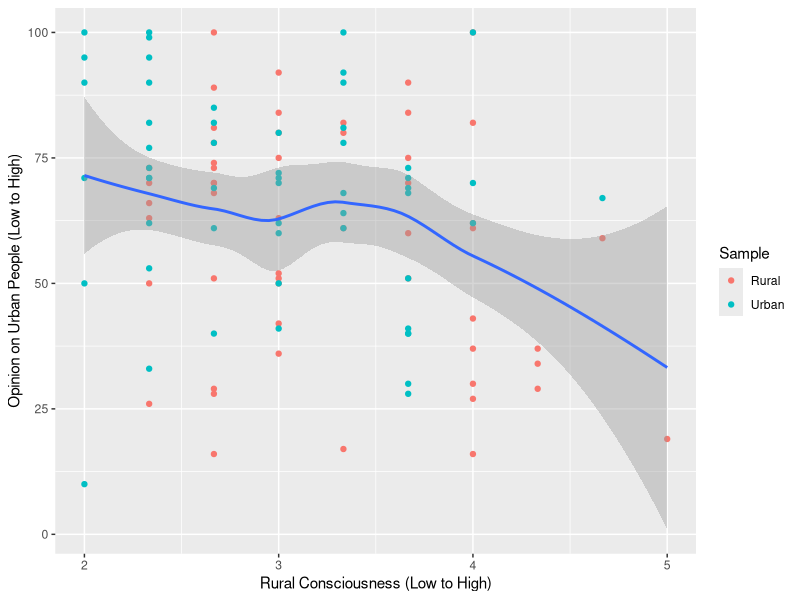

Write R code to recreate this figure.
## ---- chunk 1
library(tidyverse)
phase1 <- read_csv("data/Phase1Data.csv")
phase1 |>
  filter(Exclusions == "No")
milestone3 <- phase1 |>
  select(Sample, RCCondition, Rural_FT, Urban_FT, Madison_FT, Milwaukee_FT, Rural_Con)
milestone3
## ---- chunk 2
table1 <- milestone3 |>
  group_by(Sample) |>
  summarize(Meanrural = mean(Rural_FT, na.rm = TRUE),
            Meanurban = mean(Urban_FT, na.rm = TRUE),
            Difference = Meanurban - Meanrural,
            Mean_Rural_Identity = mean(Rural_Con, na.rm = TRUE))
knitr::kable(table1, digits = 2)
## ---- chunk 3
graph1 <- milestone3 |>
  ggplot(mapping = aes(x = Rural_Con, y = Urban_FT)) + 
  geom_point(aes(color = Sample)) + 
  geom_smooth() + labs(x = "Rural Consciousness (Low to High)", 
                    y = "Opinion on Urban People (Low to High)")

graph1

